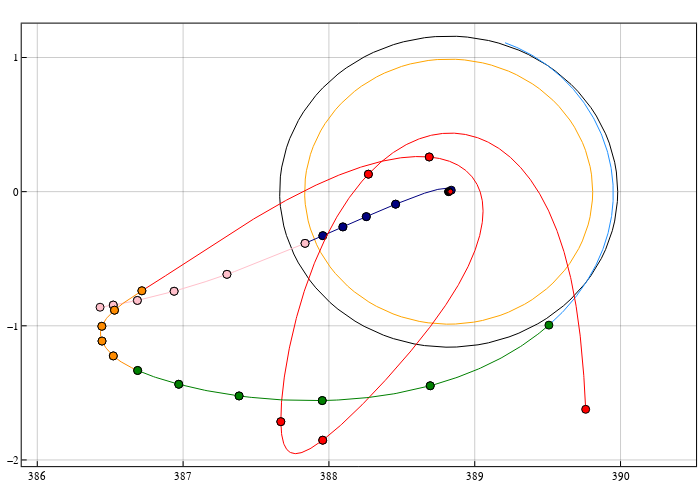

Notebook source saved alongside this figure:
### Code cell
arcs_color = Dict(
    "xlr_bck_arc" => :navy, 
    "xlr_fwd_arc" => :pink,
    "mid_bck_arc" => :red1, 
    "mid_fwd_arc" => :darkorange, 
    "lpo_arc" => :green
)

pcart = plot(
    size=(700,500), frame_style=:box, aspect_ratio=:equal, grid=0.4, legend=false
)
plot!(pcart, earth[1,:], earth[2,:], c=:green, lw=1.0, label="earth")
plot!(pcart, earth_ub[1,:], earth_ub[2,:], c=:black, lw=1.0, label="earth")
plot!(pcart, earth_lb[1,:], earth_lb[2,:], c=:black, lw=1.0, label="earth")

plot!(pcart, moon[1,:], moon[2,:], c=:orange, lw=1.0, label="moon")
plot!(pcart, moon_soi_outer[1,:], moon_soi_outer[2,:], c=:black, lw=1.0, label="moon_soi_outer")

# plot!(hcat(sol_.u...)[1,:], hcat(sol_.u...)[2,:], color=:black, label="backward(from LLO):0.001", set_aspect=:equal, size=(700,700))


# ballistic legs
for sol_ballistic in sols_ballistic2
    plot!(pcart, hcat(sol_ballistic.u...)[1,:], hcat(sol_ballistic.u...)[2,:], c=:dodgerblue, label=false)
end

# trajectory
# for i = 1:length(sol_param_list)
#     sol, _, name = sol_param_list[i]
#     #if name == "mid_bck_arc" || name == "mid_fwd_arc" || name == "lpo_arc"
#     plot!(pcart, sol[1,:], sol[2,:], 
#         linewidth=1.5, label="$name", c=arcs_color[name])
#     #end
# end

# trajectory
# starting from 2, excluding the first LEO arc now...
for i = 1:length(sol_param_list2)
    sol, _, name = sol_param_list2[i]
    plot!(pcart, sol[1,:], sol[2,:], label="$name", c=arcs_color[name])
    scatter!(pcart, [sol[1,1],sol[1,end]], [sol[2,1],sol[2,end]], label=false, c=arcs_color[name], marker=:circle)
end

# control node
# scatter!(pcart, [x_mid[1]], [x_mid[2]], marker=:circle, color=:black, label="MP")
scatter!(pcart, [param3b.as], [0.0], marker=:circle, color=:black)

# plot the earth when the initial guess is terminated 
θm0 = π - (θsf - param3b.oms * tof)
e0x = param3b.as - param3b.mu2*cos(θm0)
e0y = - param3b.mu2 * sin(θm0)
earth0 = plot_circle(6375/param3b.lstar, e0x, e0y)

plot!(pcart, earth0[1,:], earth0[2,:], c=:red, lw=1.0, label="earth")
scatter!(pcart, [e0x], [e0y], color=:red, markersize=2.5)


pcart
